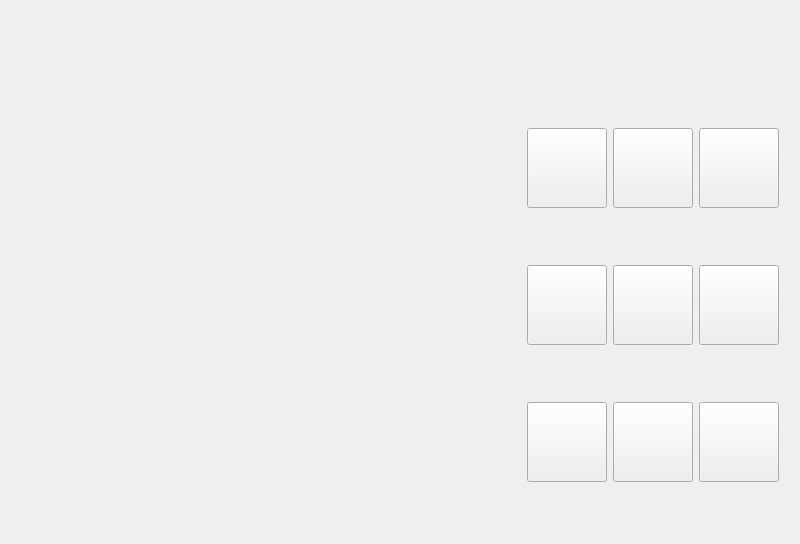
<?xml version="1.0" encoding="UTF-8"?>
<ui version="4.0">
 <class>MainWindow</class>
 <widget class="QMainWindow" name="MainWindow">
  <property name="geometry">
   <rect>
    <x>0</x>
    <y>0</y>
    <width>800</width>
    <height>543</height>
   </rect>
  </property>
  <property name="windowTitle">
   <string>MainWindow</string>
  </property>
  <widget class="QWidget" name="centralWidget">
   <layout class="QVBoxLayout" name="verticalLayout">
    <item>
     <widget class="Status" name="widget_status" native="true">
      <property name="minimumSize">
       <size>
        <width>0</width>
        <height>60</height>
       </size>
      </property>
      <property name="maximumSize">
       <size>
        <width>16777215</width>
        <height>60</height>
       </size>
      </property>
      <property name="styleSheet">
       <string notr="true"/>
      </property>
     </widget>
    </item>
    <item>
     <layout class="QHBoxLayout" name="horizontalLayout">
      <property name="rightMargin">
       <number>10</number>
      </property>
      <item>
       <spacer name="horizontalSpacer_2">
        <property name="orientation">
         <enum>Qt::Horizontal</enum>
        </property>
        <property name="sizeHint" stdset="0">
         <size>
          <width>13</width>
          <height>456</height>
         </size>
        </property>
       </spacer>
      </item>
      <item>
       <widget class="InputWin" name="widget_input" native="true">
        <property name="minimumSize">
         <size>
          <width>400</width>
          <height>400</height>
         </size>
        </property>
        <property name="maximumSize">
         <size>
          <width>400</width>
          <height>400</height>
         </size>
        </property>
       </widget>
      </item>
      <item>
       <spacer name="horizontalSpacer">
        <property name="orientation">
         <enum>Qt::Horizontal</enum>
        </property>
        <property name="sizeHint" stdset="0">
         <size>
          <width>13</width>
          <height>456</height>
         </size>
        </property>
       </spacer>
      </item>
      <item>
       <layout class="QGridLayout" name="gridLayout">
        <item row="0" column="0">
         <widget class="QPushButton" name="pushButton_users">
          <property name="minimumSize">
           <size>
            <width>80</width>
            <height>80</height>
           </size>
          </property>
          <property name="maximumSize">
           <size>
            <width>80</width>
            <height>80</height>
           </size>
          </property>
          <property name="styleSheet">
           <string notr="true">border-image: url(:/picture/users.png);</string>
          </property>
          <property name="text">
           <string/>
          </property>
         </widget>
        </item>
        <item row="0" column="1">
         <widget class="QPushButton" name="pushButton_quit">
          <property name="minimumSize">
           <size>
            <width>80</width>
            <height>80</height>
           </size>
          </property>
          <property name="maximumSize">
           <size>
            <width>80</width>
            <height>80</height>
           </size>
          </property>
          <property name="layoutDirection">
           <enum>Qt::LeftToRight</enum>
          </property>
          <property name="styleSheet">
           <string notr="true">border-image: url(:/picture/quit.png);</string>
          </property>
          <property name="text">
           <string/>
          </property>
         </widget>
        </item>
        <item row="0" column="2">
         <widget class="QPushButton" name="pushButton">
          <property name="minimumSize">
           <size>
            <width>80</width>
            <height>80</height>
           </size>
          </property>
          <property name="maximumSize">
           <size>
            <width>80</width>
            <height>80</height>
           </size>
          </property>
          <property name="text">
           <string/>
          </property>
         </widget>
        </item>
        <item row="1" column="0">
         <widget class="QPushButton" name="pushButton_camera">
          <property name="minimumSize">
           <size>
            <width>80</width>
            <height>80</height>
           </size>
          </property>
          <property name="maximumSize">
           <size>
            <width>80</width>
            <height>80</height>
           </size>
          </property>
          <property name="styleSheet">
           <string notr="true">border-image: url(:/picture/camera.png);</string>
          </property>
          <property name="text">
           <string/>
          </property>
         </widget>
        </item>
        <item row="1" column="1">
         <widget class="QPushButton" name="pushButton_setting">
          <property name="minimumSize">
           <size>
            <width>80</width>
            <height>80</height>
           </size>
          </property>
          <property name="maximumSize">
           <size>
            <width>80</width>
            <height>80</height>
           </size>
          </property>
          <property name="styleSheet">
           <string notr="true">border-image: url(:/picture/setting.png);</string>
          </property>
          <property name="text">
           <string/>
          </property>
         </widget>
        </item>
        <item row="1" column="2">
         <widget class="QPushButton" name="pushButton_monitor">
          <property name="minimumSize">
           <size>
            <width>80</width>
            <height>80</height>
           </size>
          </property>
          <property name="maximumSize">
           <size>
            <width>80</width>
            <height>80</height>
           </size>
          </property>
          <property name="styleSheet">
           <string notr="true">border-image: url(:/picture/monitor.png);</string>
          </property>
          <property name="text">
           <string/>
          </property>
         </widget>
        </item>
        <item row="2" column="0">
         <widget class="QPushButton" name="pushButton_turn">
          <property name="minimumSize">
           <size>
            <width>80</width>
            <height>80</height>
           </size>
          </property>
          <property name="maximumSize">
           <size>
            <width>80</width>
            <height>80</height>
           </size>
          </property>
          <property name="styleSheet">
           <string notr="true">border-image: url(:/picture/turn.png);</string>
          </property>
          <property name="text">
           <string/>
          </property>
         </widget>
        </item>
        <item row="2" column="1">
         <widget class="QPushButton" name="pushButton_about">
          <property name="minimumSize">
           <size>
            <width>80</width>
            <height>80</height>
           </size>
          </property>
          <property name="maximumSize">
           <size>
            <width>80</width>
            <height>80</height>
           </size>
          </property>
          <property name="styleSheet">
           <string notr="true">border-image: url(:/picture/about.png);</string>
          </property>
          <property name="text">
           <string/>
          </property>
         </widget>
        </item>
        <item row="2" column="2">
         <widget class="QPushButton" name="pushButton_car">
          <property name="minimumSize">
           <size>
            <width>80</width>
            <height>80</height>
           </size>
          </property>
          <property name="maximumSize">
           <size>
            <width>80</width>
            <height>80</height>
           </size>
          </property>
          <property name="styleSheet">
           <string notr="true">border-image: url(:/picture/car.png);</string>
          </property>
          <property name="text">
           <string/>
          </property>
         </widget>
        </item>
       </layout>
      </item>
     </layout>
    </item>
   </layout>
  </widget>
 </widget>
 <layoutdefault spacing="6" margin="11"/>
 <customwidgets>
  <customwidget>
   <class>InputWin</class>
   <extends>QWidget</extends>
   <header>inputwin.h</header>
   <container>1</container>
  </customwidget>
  <customwidget>
   <class>Status</class>
   <extends>QWidget</extends>
   <header location="global">status.h</header>
   <container>1</container>
  </customwidget>
 </customwidgets>
 <resources/>
 <connections/>
</ui>
